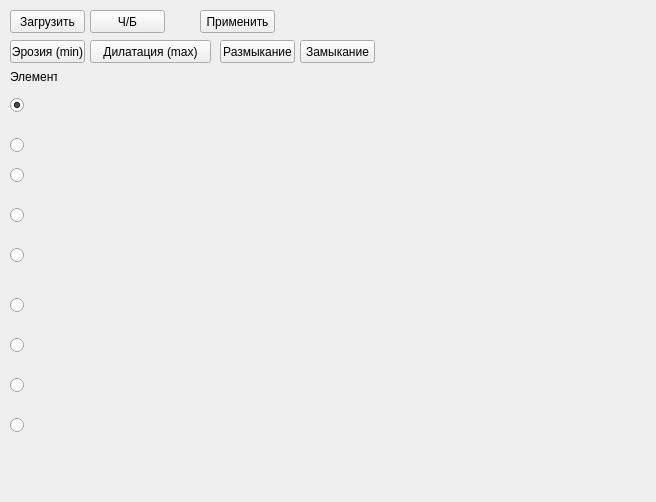
<?xml version="1.0" encoding="UTF-8"?>
<ui version="4.0">
 <class>MainWindow</class>
 <widget class="QMainWindow" name="MainWindow">
  <property name="geometry">
   <rect>
    <x>0</x>
    <y>0</y>
    <width>656</width>
    <height>502</height>
   </rect>
  </property>
  <property name="windowTitle">
   <string>MainWindow</string>
  </property>
  <widget class="QWidget" name="centralwidget">
   <widget class="MyWidget" name="widget" native="true">
    <property name="geometry">
     <rect>
      <x>80</x>
      <y>70</y>
      <width>561</width>
      <height>421</height>
     </rect>
    </property>
   </widget>
   <widget class="QPushButton" name="pushButton">
    <property name="geometry">
     <rect>
      <x>10</x>
      <y>10</y>
      <width>75</width>
      <height>23</height>
     </rect>
    </property>
    <property name="text">
     <string>Загрузить</string>
    </property>
   </widget>
   <widget class="QPushButton" name="pushButton_2">
    <property name="geometry">
     <rect>
      <x>90</x>
      <y>10</y>
      <width>75</width>
      <height>23</height>
     </rect>
    </property>
    <property name="text">
     <string>Ч/Б</string>
    </property>
   </widget>
   <widget class="QPushButton" name="pushButton_3">
    <property name="geometry">
     <rect>
      <x>10</x>
      <y>40</y>
      <width>75</width>
      <height>23</height>
     </rect>
    </property>
    <property name="text">
     <string>Эрозия (min)</string>
    </property>
   </widget>
   <widget class="QRadioButton" name="radioButton">
    <property name="geometry">
     <rect>
      <x>10</x>
      <y>90</y>
      <width>71</width>
      <height>31</height>
     </rect>
    </property>
    <property name="text">
     <string/>
    </property>
    <property name="icon">
     <iconset resource="res1.qrc">
      <normaloff>:/new/prefix1/img1/box.bmp</normaloff>:/new/prefix1/img1/box.bmp</iconset>
    </property>
    <property name="iconSize">
     <size>
      <width>32</width>
      <height>32</height>
     </size>
    </property>
    <property name="checked">
     <bool>true</bool>
    </property>
   </widget>
   <widget class="QLabel" name="label">
    <property name="geometry">
     <rect>
      <x>10</x>
      <y>70</y>
      <width>47</width>
      <height>13</height>
     </rect>
    </property>
    <property name="text">
     <string>Элемент</string>
    </property>
   </widget>
   <widget class="QRadioButton" name="radioButton_2">
    <property name="geometry">
     <rect>
      <x>10</x>
      <y>130</y>
      <width>71</width>
      <height>31</height>
     </rect>
    </property>
    <property name="text">
     <string/>
    </property>
    <property name="icon">
     <iconset resource="res1.qrc">
      <normaloff>:/new/prefix1/img1/1.bmp</normaloff>:/new/prefix1/img1/1.bmp</iconset>
    </property>
    <property name="iconSize">
     <size>
      <width>32</width>
      <height>32</height>
     </size>
    </property>
   </widget>
   <widget class="QRadioButton" name="radioButton_3">
    <property name="geometry">
     <rect>
      <x>10</x>
      <y>160</y>
      <width>71</width>
      <height>31</height>
     </rect>
    </property>
    <property name="text">
     <string/>
    </property>
    <property name="icon">
     <iconset resource="res1.qrc">
      <normaloff>:/new/prefix1/img1/2.bmp</normaloff>:/new/prefix1/img1/2.bmp</iconset>
    </property>
    <property name="iconSize">
     <size>
      <width>32</width>
      <height>32</height>
     </size>
    </property>
   </widget>
   <widget class="QRadioButton" name="radioButton_4">
    <property name="geometry">
     <rect>
      <x>10</x>
      <y>200</y>
      <width>71</width>
      <height>31</height>
     </rect>
    </property>
    <property name="text">
     <string/>
    </property>
    <property name="icon">
     <iconset resource="res1.qrc">
      <normaloff>:/new/prefix1/img1/3.bmp</normaloff>:/new/prefix1/img1/3.bmp</iconset>
    </property>
    <property name="iconSize">
     <size>
      <width>32</width>
      <height>32</height>
     </size>
    </property>
   </widget>
   <widget class="QRadioButton" name="radioButton_5">
    <property name="geometry">
     <rect>
      <x>10</x>
      <y>240</y>
      <width>71</width>
      <height>31</height>
     </rect>
    </property>
    <property name="text">
     <string/>
    </property>
    <property name="icon">
     <iconset resource="res1.qrc">
      <normaloff>:/new/prefix1/img1/4.bmp</normaloff>:/new/prefix1/img1/4.bmp</iconset>
    </property>
    <property name="iconSize">
     <size>
      <width>32</width>
      <height>32</height>
     </size>
    </property>
   </widget>
   <widget class="QRadioButton" name="radioButton_6">
    <property name="geometry">
     <rect>
      <x>10</x>
      <y>290</y>
      <width>71</width>
      <height>31</height>
     </rect>
    </property>
    <property name="text">
     <string/>
    </property>
    <property name="icon">
     <iconset resource="res1.qrc">
      <normaloff>:/new/prefix1/img1/cross.bmp</normaloff>:/new/prefix1/img1/cross.bmp</iconset>
    </property>
    <property name="iconSize">
     <size>
      <width>32</width>
      <height>32</height>
     </size>
    </property>
   </widget>
   <widget class="QRadioButton" name="radioButton_7">
    <property name="geometry">
     <rect>
      <x>10</x>
      <y>330</y>
      <width>71</width>
      <height>31</height>
     </rect>
    </property>
    <property name="text">
     <string/>
    </property>
    <property name="icon">
     <iconset resource="res1.qrc">
      <normaloff>:/new/prefix1/img1/d.bmp</normaloff>:/new/prefix1/img1/d.bmp</iconset>
    </property>
    <property name="iconSize">
     <size>
      <width>32</width>
      <height>32</height>
     </size>
    </property>
   </widget>
   <widget class="QRadioButton" name="radioButton_8">
    <property name="geometry">
     <rect>
      <x>10</x>
      <y>370</y>
      <width>71</width>
      <height>31</height>
     </rect>
    </property>
    <property name="text">
     <string/>
    </property>
    <property name="icon">
     <iconset resource="res1.qrc">
      <normaloff>:/new/prefix1/img1/r.bmp</normaloff>:/new/prefix1/img1/r.bmp</iconset>
    </property>
    <property name="iconSize">
     <size>
      <width>32</width>
      <height>32</height>
     </size>
    </property>
   </widget>
   <widget class="QRadioButton" name="radioButton_9">
    <property name="geometry">
     <rect>
      <x>10</x>
      <y>410</y>
      <width>71</width>
      <height>31</height>
     </rect>
    </property>
    <property name="text">
     <string/>
    </property>
    <property name="icon">
     <iconset resource="res1.qrc">
      <normaloff>:/new/prefix1/img1/rd.bmp</normaloff>:/new/prefix1/img1/rd.bmp</iconset>
    </property>
    <property name="iconSize">
     <size>
      <width>32</width>
      <height>32</height>
     </size>
    </property>
   </widget>
   <widget class="QPushButton" name="pushButton_4">
    <property name="geometry">
     <rect>
      <x>90</x>
      <y>40</y>
      <width>121</width>
      <height>23</height>
     </rect>
    </property>
    <property name="text">
     <string>Дилатация (max)</string>
    </property>
   </widget>
   <widget class="QPushButton" name="pushButton_5">
    <property name="geometry">
     <rect>
      <x>200</x>
      <y>10</y>
      <width>75</width>
      <height>23</height>
     </rect>
    </property>
    <property name="text">
     <string>Применить</string>
    </property>
   </widget>
   <widget class="QPushButton" name="pushButton_6">
    <property name="geometry">
     <rect>
      <x>220</x>
      <y>40</y>
      <width>75</width>
      <height>23</height>
     </rect>
    </property>
    <property name="text">
     <string>Размыкание</string>
    </property>
   </widget>
   <widget class="QPushButton" name="pushButton_7">
    <property name="geometry">
     <rect>
      <x>300</x>
      <y>40</y>
      <width>75</width>
      <height>23</height>
     </rect>
    </property>
    <property name="text">
     <string>Замыкание</string>
    </property>
   </widget>
  </widget>
 </widget>
 <customwidgets>
  <customwidget>
   <class>MyWidget</class>
   <extends>QWidget</extends>
   <header>mywidget.h</header>
   <container>1</container>
  </customwidget>
 </customwidgets>
 <resources>
  <include location="res1.qrc"/>
 </resources>
 <connections/>
</ui>
